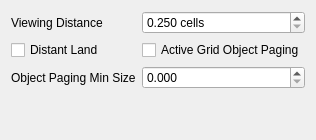
           <widget class="QWidget" name="terrainTab">
            <attribute name="title">
             <string>Terrain</string>
            </attribute>
            <layout class="QHBoxLayout" name="horizontalTerrainLayout">
             <item>
              <layout class="QGridLayout" name="terrainLayout" columnstretch="0,0">
               <item row="4" column="0">
                <widget class="QLabel" name="objectPagingMinSizeLabel">
                 <property name="toolTip">
                  <string>&lt;html&gt;&lt;head/&gt;&lt;body&gt;&lt;p&gt;Controls how large an object must be to be visible in the scene. The object’s size is divided by its distance to the camera and the result of the division is compared with this value. The smaller this value is, the more objects you will see in the scene.&lt;/p&gt;&lt;/body&gt;&lt;/html&gt;</string>
                 </property>
                 <property name="text">
                  <string>Object Paging Min Size</string>
                 </property>
                </widget>
               </item>
               <item row="4" column="1">
                <widget class="QDoubleSpinBox" name="objectPagingMinSizeComboBox">
                 <property name="decimals">
                  <number>3</number>
                 </property>
                 <property name="minimum">
                  <double>0.000000000000000</double>
                 </property>
                 <property name="maximum">
                  <double>0.250000000000000</double>
                 </property>
                 <property name="singleStep">
                  <double>0.005000000000000</double>
                 </property>
                </widget>
               </item>
               <item row="2" column="0">
                <widget class="QLabel" name="viewingDistanceLabel">
                 <property name="text">
                  <string>Viewing Distance</string>
                 </property>
                </widget>
               </item>
               <item row="2" column="1">
                <widget class="QDoubleSpinBox" name="viewingDistanceComboBox">
                 <property name="suffix">
                  <string> cells</string>
                 </property>
                 <property name="decimals">
                  <number>3</number>
                 </property>
                 <property name="minimum">
                  <double>0.250000000000000</double>
                 </property>
                 <property name="singleStep">
                  <double>0.125000000000000</double>
                 </property>
                </widget>
               </item>
               <item row="7" column="1">
                <spacer name="verticalSpacer_15">
                 <property name="orientation">
                  <enum>Qt::Orientation::Vertical</enum>
                 </property>
                 <property name="sizeHint" stdset="0">
                  <size>
                   <width>20</width>
                   <height>40</height>
                  </size>
                 </property>
                </spacer>
               </item>
               <item row="3" column="0">
                <widget class="QCheckBox" name="distantLandCheckBox">
                 <property name="toolTip">
                  <string>&lt;html&gt;&lt;head/&gt;&lt;body&gt;&lt;p&gt;If true, use paging and LOD algorithms to display the entire terrain. If false, only display terrain of the loaded cells.&lt;/p&gt;&lt;/body&gt;&lt;/html&gt;</string>
                 </property>
                 <property name="text">
                  <string>Distant Land</string>
                 </property>
                </widget>
               </item>
               <item row="3" column="1">
                <widget class="QCheckBox" name="activeGridObjectPagingCheckBox">
                 <property name="toolTip">
                  <string>&lt;html&gt;&lt;head/&gt;&lt;body&gt;&lt;p&gt;Use object paging for active cells grid.&lt;/p&gt;&lt;/body&gt;&lt;/html&gt;</string>
                 </property>
                 <property name="text">
                  <string>Active Grid Object Paging</string>
                 </property>
                </widget>
               </item>
              </layout>
             </item>
            </layout>
           </widget>
